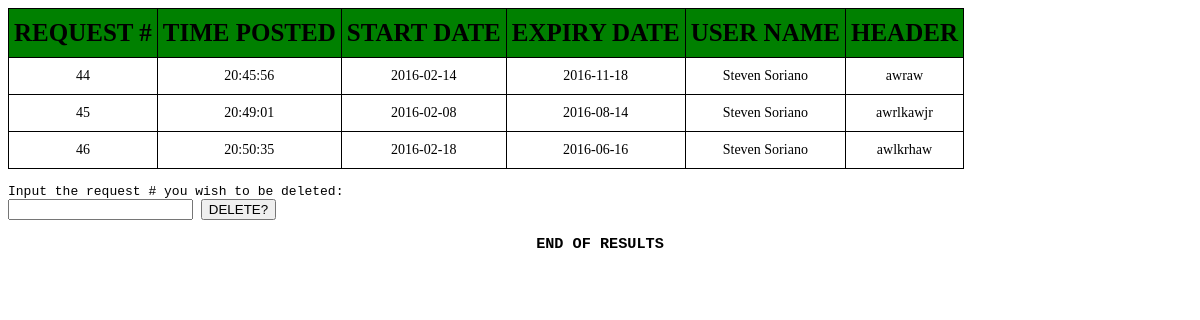
Screenshot of /table/admin.php with the database file from the repository.
### tables this page shows
CREATE TABLE IF NOT EXISTS `mailbox` (
  `id` int(10) NOT NULL,
  `userid` int(10) NOT NULL,
  `name` varchar(50) NOT NULL,
  `title` varchar(32) NOT NULL,
  `content` varchar(300) NOT NULL,
  `start` date NOT NULL,
  `expiry` date NOT NULL,
  `timeposted` time NOT NULL,
  `enabled` int(1) NOT NULL DEFAULT '0'
);

### table/admin.php (the view, shortened to what this page needs)
<html>
	<head>
	</head>
	<body>
		<tt>
		<table class="tg">
		<tr>
			<th class="tg-9hbo">REQUEST #</th>
			<th class="tg-9hbo">TIME POSTED</th>
			<th class="tg-9hbo">START DATE</th>
			<th class="tg-9hbo">EXPIRY DATE</th>
			<th class="tg-9hbo">USER NAME</th>
			<th class="tg-9hbo">HEADER</th>
		</tr>
		<?php
			$query = mysql_query("SELECT * FROM mailbox WHERE 1");
			$numrows = mysql_num_rows($query);
			if($numrows != 0){
				while($row = mysql_fetch_assoc($query)){
					$dbid = $row['id'];
					$dbname = $row['name'];
					$dbtitle = $row['title'];
					$dbstart = $row['start'];
					$dbexpiry = $row['expiry'];
					$dbtimeposted = $row['timeposted'];
					echo 	'<tr>';
					echo	'<td class="tg-yw4l">'.$dbid.'</td>';
					echo	'<td class="tg-yw4l">'.$dbtimeposted.'</td>';
					echo	'<td class="tg-yw4l">'.$dbstart.'</td>';
					echo	'<td class="tg-yw4l">'.$dbexpiry.'</td>';
					echo	'<td class="tg-yw4l">'.$dbname.'</td>';
					echo	'<td class="tg-yw4l">'.$dbtitle.'</td>';
					echo	'</tr>';
				}
			}
		?>
		</table>
		<br>
		<label>Input the request # you wish to be deleted: </label>
		<form action="delmail.php" method="post">
		<input type="text" name="reqno"></input>
		<input type="submit" name="submit" value="DELETE?"></input>
		<p><h3 align="center">END OF RESULTS</h3></p>
		</tt>
	</body>
</html>

### table/admin.php (style rules this page uses)
.tg { border-collapse:collapse;border-spacing:0; }
.tg td { font-family:agency fb;font-size:14px;padding:10px 5px;border-style:solid;border-width:1px;overflow:hidden;word-break:normal; text-align:center; }
.tg th { font-family:agency fb;font-size:25px;font-weight:bold;padding:10px 5px;border-style:solid;border-width:1px;overflow:hidden;word-break:normal; }
.tg .tg-9hbo { font-weight:bold;vertical-align:top;background-color:green }
.tg .tg-yw4l { vertical-align:top }

### rows the page displays
mailbox: id "44", timeposted "20:45:56", start "2016-02-14", expiry "2016-11-18", name "Steven Soriano", title "awraw"
mailbox: id "45", timeposted "20:49:01", start "2016-02-08", expiry "2016-08-14", name "Steven Soriano", title "awrlkawjr"
mailbox: id "46", timeposted "20:50:35", start "2016-02-18", expiry "2016-06-16", name "Steven Soriano", title "awlkrhaw"
